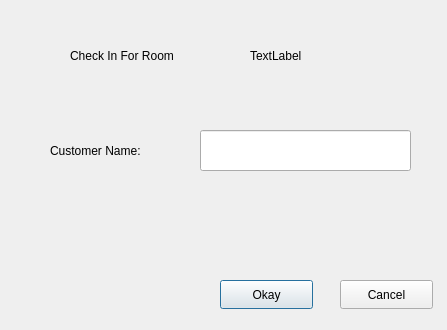
<?xml version="1.0" encoding="UTF-8"?>
<ui version="4.0">
 <class>RoomClickedForCheckInDialog</class>
 <widget class="QDialog" name="RoomClickedForCheckInDialog">
  <property name="geometry">
   <rect>
    <x>0</x>
    <y>0</y>
    <width>447</width>
    <height>330</height>
   </rect>
  </property>
  <property name="windowTitle">
   <string>Chech In</string>
  </property>
  <widget class="QLabel" name="labelRoomNumber">
   <property name="geometry">
    <rect>
     <x>250</x>
     <y>30</y>
     <width>191</width>
     <height>51</height>
    </rect>
   </property>
   <property name="styleSheet">
    <string notr="true">font: 700 14pt &quot;Segoe UI&quot;;</string>
   </property>
   <property name="text">
    <string>TextLabel</string>
   </property>
  </widget>
  <widget class="QPushButton" name="pushButtonOkay">
   <property name="geometry">
    <rect>
     <x>220</x>
     <y>280</y>
     <width>93</width>
     <height>29</height>
    </rect>
   </property>
   <property name="text">
    <string>Okay</string>
   </property>
  </widget>
  <widget class="QPushButton" name="pushButtonCancel">
   <property name="geometry">
    <rect>
     <x>340</x>
     <y>280</y>
     <width>93</width>
     <height>29</height>
    </rect>
   </property>
   <property name="text">
    <string>Cancel</string>
   </property>
  </widget>
  <widget class="QLineEdit" name="lineEdit">
   <property name="geometry">
    <rect>
     <x>200</x>
     <y>130</y>
     <width>211</width>
     <height>41</height>
    </rect>
   </property>
  </widget>
  <widget class="QLabel" name="label_2">
   <property name="geometry">
    <rect>
     <x>50</x>
     <y>130</y>
     <width>121</width>
     <height>41</height>
    </rect>
   </property>
   <property name="text">
    <string>Customer Name:</string>
   </property>
  </widget>
  <widget class="QLabel" name="labelRoomNumber_2">
   <property name="geometry">
    <rect>
     <x>70</x>
     <y>30</y>
     <width>191</width>
     <height>51</height>
    </rect>
   </property>
   <property name="styleSheet">
    <string notr="true">font: 700 14pt &quot;Segoe UI&quot;;

</string>
   </property>
   <property name="text">
    <string>Check In For Room </string>
   </property>
  </widget>
 </widget>
 <resources/>
 <connections/>
</ui>
